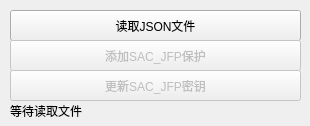
<?xml version="1.0" encoding="UTF-8"?>
<ui version="4.0">
 <class>SAC_JFP</class>
 <widget class="QWidget" name="SAC_JFP">
  <property name="geometry">
   <rect>
    <x>0</x>
    <y>0</y>
    <width>310</width>
    <height>126</height>
   </rect>
  </property>
  <property name="windowTitle">
   <string>SAC-JFP加密调试工具</string>
  </property>
  <widget class="QPushButton" name="pbtn_read_json">
   <property name="geometry">
    <rect>
     <x>10</x>
     <y>10</y>
     <width>291</width>
     <height>31</height>
    </rect>
   </property>
   <property name="text">
    <string>读取JSON文件</string>
   </property>
  </widget>
  <widget class="QPushButton" name="pbtn_add_jfp">
   <property name="enabled">
    <bool>false</bool>
   </property>
   <property name="geometry">
    <rect>
     <x>10</x>
     <y>40</y>
     <width>291</width>
     <height>31</height>
    </rect>
   </property>
   <property name="text">
    <string>添加SAC_JFP保护</string>
   </property>
  </widget>
  <widget class="QPushButton" name="pbtn_update_jfp">
   <property name="enabled">
    <bool>false</bool>
   </property>
   <property name="geometry">
    <rect>
     <x>10</x>
     <y>70</y>
     <width>291</width>
     <height>31</height>
    </rect>
   </property>
   <property name="text">
    <string>更新SAC_JFP密钥</string>
   </property>
  </widget>
  <widget class="QLabel" name="lb_stu">
   <property name="geometry">
    <rect>
     <x>10</x>
     <y>100</y>
     <width>291</width>
     <height>21</height>
    </rect>
   </property>
   <property name="text">
    <string>等待读取文件</string>
   </property>
  </widget>
 </widget>
 <resources/>
 <connections/>
</ui>
